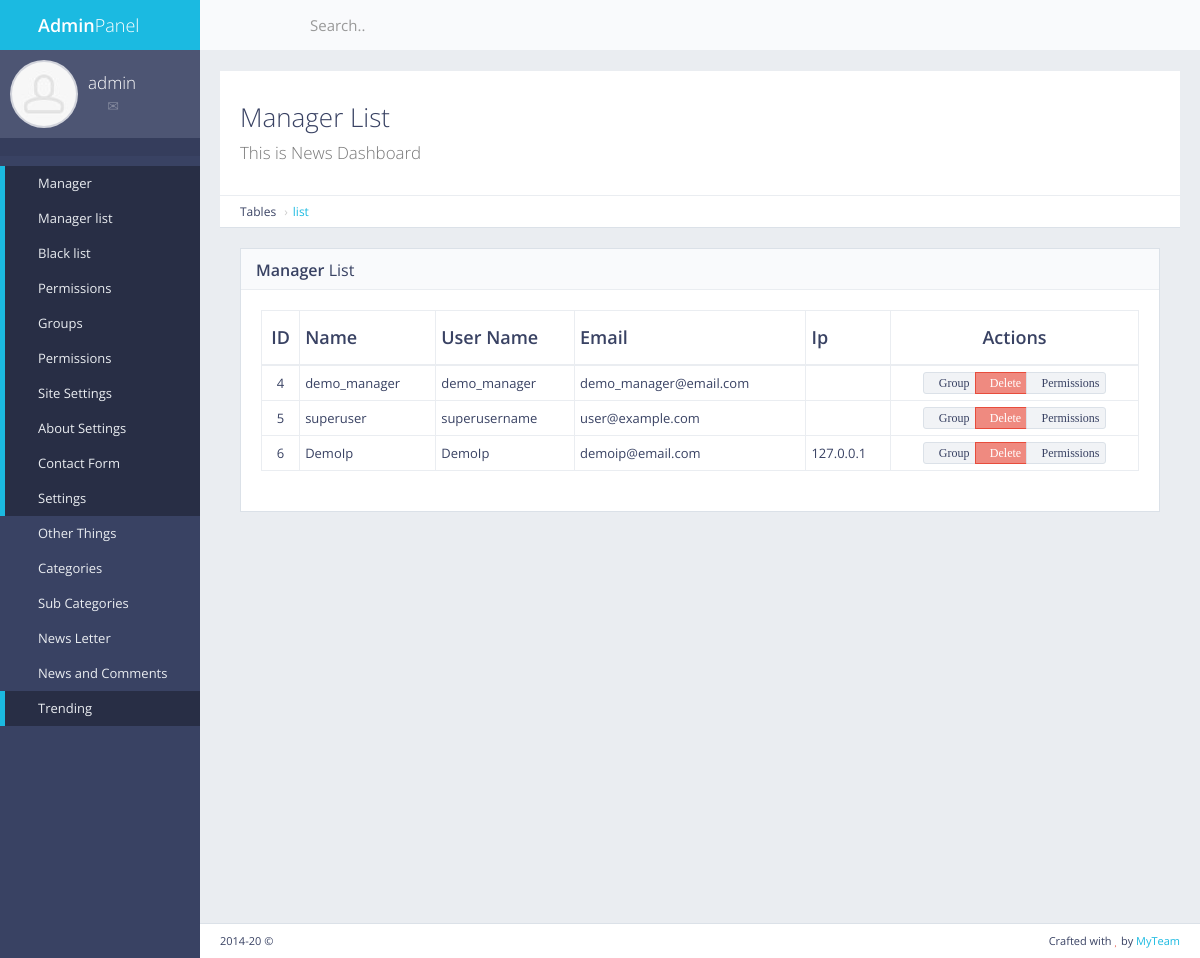
Page /panel/manager/list/ (signed in) on the committed database.
### manager/models.py (models this page shows, shortened)
class Manager(models.Model):
    name = models.CharField(max_length=250)
    uname = models.CharField(default="",max_length=250)
    email = models.CharField(max_length=250)
    ip = models.CharField(default="",max_length=250)
    country =models.CharField(default="",max_length=250)

### manager/views.py (the view)
# urls.py: path('panel/manager/list/', views.manager_list, name='manager_list'),
def manager_list(request):
    if not request.user.is_authenticated:
        return redirect('mylogin')
    prem = 0
    for i in request.user.groups.all():
        if i.name == 'masteruser' : prem = 1
    if prem ==0 :
        error = 'Access Denied'
        return render(request, 'back/error.html', {'error':error})
    manager = Manager.objects.all().exclude(uname='Admin')
    return render(request, 'back/manager_list.html',{'manager':manager})

### myapp/templatetags/extra_auth.py (called while the page is built)
@register.filter(name="has_group")
def has_group(user, group_name):
    return user.groups.filter(name=group_name).exists()

### myapp/templates/back/manager_list.html (shortened to what this page needs)
{% extends "back/master.html" %}
{% load static%}
{% block mainblock %}
    <div id="page-content">
        <div class="content-header">
            <div class="header-section">
                <h1>
                    <i class="fa fa-table"></i>Manager List<br><small>This is News Dashboard</small>
                </h1>
            </div>
        </div>
        <ul class="breadcrumb breadcrumb-top">
            <li>Tables</li>
            <li><a href="/panel/news/list/">list</a></li>
        </ul>
        <div class="block full">
            <div class="block-title">
                <h2><strong>Manager</strong> List</h2>
            </div>
            <div class="table-responsive">
                <table id="example-datatable" class="table table-vcenter table-condensed table-bordered">
                    <thead>
                    <tr>
                        <th class="text-center">ID</th>
                        <th>Name</th>
                        <th>User Name</th>
                        <th>Email</th>
                        <th>Ip</th>
                        <th class="text-center">Actions</th>
                    </tr>
                    </thead>
                    <tbody>
                    {% for c in manager %}
                        <tr>
                            <td class="text-center">{{c.pk}}</td>
                            <td>{{c.name}}</td>
                            <td>{{c.uname}}</td>
                            <td>{{c.email}}</td>
                            <td>{{c.ip}}</td>
                            <td class="text-center">
                                <div class="btn-group">
                                    <a href="{% url 'user_group' id=c.pk  %}" data-toggle="tooltip" title="group" class="btn btn-xs btn-default"><i class="fa fa-pencil">Group</i></a>
                                    <a href="{% url 'manager_del' id=c.pk  %}" data-toggle="tooltip" title="Delete" class="btn btn-xs btn-danger"><i class="fa fa-times">Delete</i></a>
                                    <a href="{% url 'user_perms' id=c.pk  %}" data-toggle="tooltip" title="group" class="btn btn-xs btn-default"><i class="fa fa-pencil">Permissions</i></a>
                                </div>
                            </td>
                        </tr>
                    {% endfor %}
                    </tbody>
                </table>
            </div>
        </div>
    </div>
{% endblock %}

### myapp/templates/back/master.html (shortened to what this page needs)
{% load static %}
{% load extra_auth %}
{% if user.is_authenticated %}
<!DOCTYPE html>
 <html class="no-js" lang="en">
<head>
    <link rel="stylesheet" href="{% static "back/css/bootstrap.min.css" %}">
    <link rel="stylesheet" href="{% static "back/css/plugins.css" %}">
    <link rel="stylesheet" href="{% static "back/css/main.css" %}">
    <link rel="stylesheet" href="{% static "back/css/themes.css" %}">
</head>
<body>
<div id="page-wrapper">
    <div id="page-container" class="sidebar-partial sidebar-visible-lg sidebar-no-animations">
        <div id="sidebar">
            <div id="sidebar-scroll">
                <div class="sidebar-content">
                    <a href="{% url 'panel' %}" class="sidebar-brand">
                        <i class="gi gi-flash"></i><span class="sidebar-nav-mini-hide"><strong>Admin</strong>Panel</span>
                    </a>
                    <div class="sidebar-section sidebar-user clearfix sidebar-nav-mini-hide">
                        <div class="sidebar-user-avatar">
                            <a href="page_ready_user_profile.html">
                                <img src="{% static "back/img/placeholders/avatars/avatar2.jpg" %}" alt="avatar">
                            </a>
                        </div>
                        <div class="sidebar-user-name">{{request.user}}</div>
                        <div class="sidebar-user-links">
                            <a href="page_ready_user_profile.html" data-toggle="tooltip" data-placement="bottom" title="Profile"><i class="gi gi-user"></i></a>
                            <a href="page_ready_inbox.html" data-toggle="tooltip" data-placement="bottom" title="Messages"><i class="gi gi-envelope"></i></a>
                            <a href="{% url 'change_pass' %}" class="enable-tooltip" data-placement="bottom" title="Settings"><i class="gi gi-cogwheel"></i></a>
                            <a href="{% url 'mylogout' %}" data-toggle="tooltip" data-placement="bottom" title="Logout"><i class="gi gi-exit"></i></a>
                        </div>
                    </div>
                    <ul class="sidebar-section sidebar-themes clearfix sidebar-nav-mini-hide">
                    </ul>
                    <ul class="sidebar-nav">
                        {% if perms.main.master_user %}
                        {% if request.user|has_group:"masteruser" %}
                        <li>
                            <a href="{% url 'panel' %}" class=" active"><i class="gi gi-stopwatch sidebar-nav-icon"></i><span class="sidebar-nav-mini-hide">Manager</span></a>
                        </li>
                        <li>
                            <a href="{% url 'manager_list' %}" class=" active"><i class="fa fa-angle-left sidebar-nav-indicator sidebar-nav-mini-hide"></i><i class="gi gi-show_big_thumbnails sidebar-nav-icon"></i><span class="sidebar-nav-mini-hide">Manager list</span></a>
                        </li>
                            <li>
                                <a href="{% url 'black_list' %}" class=" active"><i class="fa fa-angle-left sidebar-nav-indicator sidebar-nav-mini-hide"></i><i class="gi gi-show_big_thumbnails sidebar-nav-icon"></i><span class="sidebar-nav-mini-hide">Black list</span></a>
                            </li>
                            {% endif %}
                        <li>
                            <a href="{% url 'panel' %}" class=" active"><i class="gi gi-stopwatch sidebar-nav-icon"></i><span class="sidebar-nav-mini-hide">Permissions</span></a>
                        </li>
                        <li>
                            <a href="{% url 'manager_group' %}" class=" active"><i class="fa fa-angle-left sidebar-nav-indicator sidebar-nav-mini-hide"></i><i class="gi gi-show_big_thumbnails sidebar-nav-icon"></i><span class="sidebar-nav-mini-hide">Groups</span></a>
                        </li>
                            <li>
                                <a href="{% url 'manager_perms' %}" class=" active"><i class="fa fa-angle-left sidebar-nav-indicator sidebar-nav-mini-hide"></i><i class="gi gi-show_big_thumbnails sidebar-nav-icon"></i><span class="sidebar-nav-mini-hide">Permissions</span></a>
                            </li>
                        <li>
                            <a href="{% url 'site_settings' %}" class=" active"><i class="gi gi-stopwatch sidebar-nav-icon"></i><span class="sidebar-nav-mini-hide">Site Settings</span></a>
                        </li>
                        <li>
                            <a href="{% url 'about_settings' %}" class=" active"><i class="fa fa-angle-left sidebar-nav-indicator sidebar-nav-mini-hide"></i><i class="gi gi-show_big_thumbnails sidebar-nav-icon"></i><span class="sidebar-nav-mini-hide">About Settings</span></a>
                        </li>
                        <li>
                            <a href="{% url 'contact_show' %}" class=" active"><i class="fa fa-angle-left sidebar-nav-indicator sidebar-nav-mini-hide"></i><i class="gi gi-show_big_thumbnails sidebar-nav-icon"></i><span class="sidebar-nav-mini-hide">Contact Form</span></a>
                        </li>
                        <li>
                            <a href="{% url 'site_settings' %}" class=" active"><i class="fa fa-angle-left sidebar-nav-indicator sidebar-nav-mini-hide"></i><i class="gi gi-show_big_thumbnails sidebar-nav-icon"></i><span class="sidebar-nav-mini-hide">Settings</span></a>
                        </li>
                        {% endif %}
                        <li>
                            <a href="{% url 'site_settings' %}" class="sidebar-nav-menu"><i class="gi gi-stopwatch sidebar-nav-icon"></i><span class="sidebar-nav-mini-hide">Other Things</span></a>
                        </li>
                        <li>
                            <a href="#" class="sidebar-nav-menu"><i class="fa fa-angle-left sidebar-nav-indicator sidebar-nav-mini-hide"></i><i class="gi gi-show_big_thumbnails sidebar-nav-icon"></i><span class="sidebar-nav-mini-hide">Categories</span></a>
                        </li>
                        <li>
                            <a href="#" class="sidebar-nav-menu"><i class="fa fa-angle-left sidebar-nav-indicator sidebar-nav-mini-hide"></i><i class="gi gi-show_big_thumbnails sidebar-nav-icon"></i><span class="sidebar-nav-mini-hide">Sub Categories</span></a>
                        </li>
                        <li>
                            <a href="#" class="sidebar-nav-menu"><i class="fa fa-angle-left sidebar-nav-indicator sidebar-nav-mini-hide"></i><i class="gi gi-show_big_thumbnails sidebar-nav-icon"></i><span class="sidebar-nav-mini-hide">News Letter</span></a>
                        </li>
                        <li>
                            <a href="#" class="sidebar-nav-menu"><i class="fa fa-angle-left sidebar-nav-indicator sidebar-nav-mini-hide"></i><i class="gi gi-show_big_thumbnails sidebar-nav-icon"></i><span class="sidebar-nav-mini-hide">News and Comments</span></a>
                        </li>
                        <li>
                            <a href="{% url 'trending_add' %}" class=" active"><i class="fa fa-angle-left sidebar-nav-indicator sidebar-nav-mini-hide"></i><i class="gi gi-show_big_thumbnails sidebar-nav-icon"></i><span class="sidebar-nav-mini-hide">Trending</span></a>
                        </li>
                    </ul>
                </div>
            </div>
        </div>
        <div id="main-container">
            <header class="navbar navbar-default">
                <ul class="nav navbar-nav-custom">
                    <li>
                        <a href="javascript:void(0)" onclick="App.sidebar('toggle-sidebar');this.blur();">
                            <i class="fa fa-bars fa-fw"></i>
                        </a>
                    </li>
                    <li class="dropdown">
                        <a href="javascript:void(0)" class="dropdown-toggle" data-toggle="dropdown">
                            <i class="gi gi-settings"></i>
                        </a>
                    </li>
                </ul>
                <form action="page_ready_search_results.html" method="post" class="navbar-form-custom">
                    <div class="form-group">
                        <input type="text" id="top-search" name="top-search" class="form-control" placeholder="Search..">
                    </div>
                </form>
            </header>
            <div id="page-content">
                {% block mainblock %}
                {% endblock %}
            </div>
            <footer class="clearfix">
                <div class="pull-right">
                    Crafted with <i class="fa fa-heart text-danger"></i> by <a href="#" target="_blank">MyTeam</a>
                </div>
                <div class="pull-left">
                    <span id="year-copy"></span> &copy;
                </div>
            </footer>
        </div>
    </div>
</div>
</body>
</html>
{% else %}
Please Login
{% endif %}

### rows in the picture
Manager: pk "4", name "demo_manager", uname "demo_manager", email "demo_manager@email.com"
Manager: pk "5", name "superuser", uname "superusername", email "user@example.com"
Manager: pk "6", name "DemoIp", uname "DemoIp", email "demoip@email.com", ip "127.0.0.1"

### other values in the picture
{{ request.user }} "admin"
